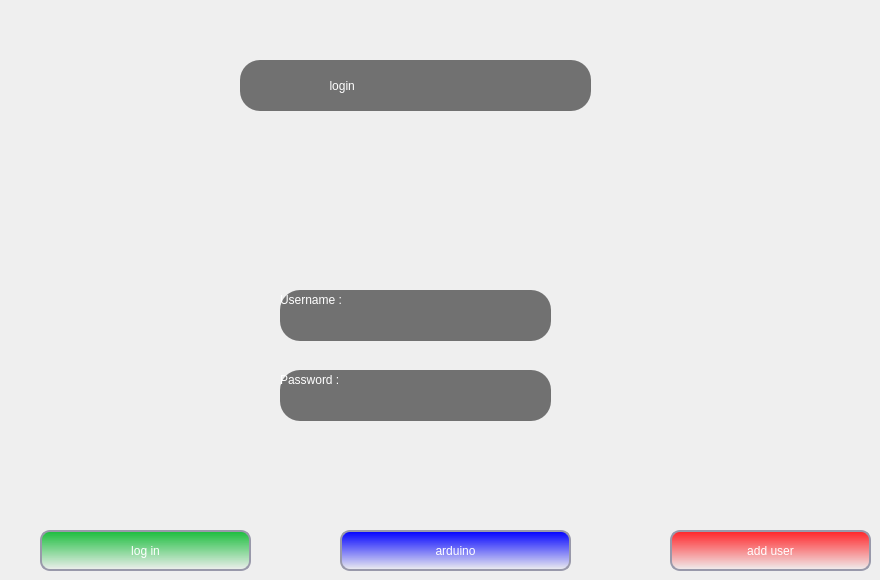
     <widget class="QWidget" name="widget">
      <widget class="QLineEdit" name="usernameBox">
       <property name="geometry">
        <rect>
         <x>280</x>
         <y>290</y>
         <width>271</width>
         <height>51</height>
        </rect>
       </property>
       <property name="styleSheet">
        <string notr="true">padding-left:20px;
padding-right:20px;
border-radius:20px;
background-color: rgb(113, 113, 113);
color: #fefefe;</string>
       </property>
      </widget>
      <widget class="QLineEdit" name="passwordBox">
       <property name="geometry">
        <rect>
         <x>280</x>
         <y>370</y>
         <width>271</width>
         <height>51</height>
        </rect>
       </property>
       <property name="styleSheet">
        <string notr="true">padding-left:20px;
padding-right:20px;
border-radius:20px;
background-color: rgb(113, 113, 113);
color: #fefefe;</string>
       </property>
      </widget>
      <widget class="QPushButton" name="loginButton">
       <property name="geometry">
        <rect>
         <x>40</x>
         <y>530</y>
         <width>211</width>
         <height>41</height>
        </rect>
       </property>
       <property name="styleSheet">
        <string notr="true">QPushButton {
	font: 900 9pt &quot;AriaI Black&quot;;
	border-style: solid;
	border-width: 2px;
	border-color: #9999aa;
	border-radius: 10px;
	color: black;
	background-color: qlineargradient(spread:pad, x1:0.5, y1:0, x2:0.5, y2:1, stop:0 rgba(26, 198, 60, 255), stop:1 rgba(26, 198, 60, 255));
}

QPushButton:enabled {
	background-color: qlineargradient(spread:pad, x1:0.5, y1:0, x2:0.5, y2:1, stop:0 rgba(26, 189, 60, 255), stop:1 rgba(0, 0, 0, 0));
		color: white;
}

QPushButton:pressed {
	background-color: qlineargradient(spread:pad, x1:0.5, y1:0, x2:0.5, y2:1, stop:0 rgba(0, 255, 255, 255), stop:1 rgba(255, 255, 255, 255));
		color: #fffffe;
}


QPushButton:hover:!pressed {
	background-color: qlineargradient(spread:pad, x1:0.5, y1:0, x2:0.5, y2:1, stop:0 rgba(218, 165, 32, 255), stop:1 rgba(255, 255, 255, 255));
		color: #0c2f70;
}

QPushButton:disabled {
		background-color: #aaaaaa;
		color: #ffffff;
}
</string>
       </property>
       <property name="text">
        <string>log in</string>
       </property>
      </widget>
      <widget class="QPushButton" name="regButton">
       <property name="geometry">
        <rect>
         <x>670</x>
         <y>530</y>
         <width>201</width>
         <height>41</height>
        </rect>
       </property>
       <property name="styleSheet">
        <string notr="true">QPushButton {
	font: 900 9pt &quot;AriaI Black&quot;;
	border-style: solid;
	border-width: 2px;
	border-color: #9999aa;
	border-radius: 10px;
	color: black;
	background-color: qlineargradient(spread:pad, x1:0.5, y1:0, x2:0.5, y2:1, stop:0 rgba(0, 0, 255, 255), stop:1 rgba(255, 255, 255, 255));
}

QPushButton:enabled {
	background-color: qlineargradient(spread:pad, x1:0.5, y1:0, x2:0.5, y2:1, stop:0 rgba(255, 35, 39, 255), stop:1 rgba(0, 0, 0, 0));
		color: white;
}

QPushButton:pressed {
	background-color: qlineargradient(spread:pad, x1:0.5, y1:0, x2:0.5, y2:1, stop:0 rgba(0, 255, 255, 255), stop:1 rgba(255, 255, 255, 255));
		color: #fffffe;
}


QPushButton:hover:!pressed {
	background-color: qlineargradient(spread:pad, x1:0.5, y1:0, x2:0.5, y2:1, stop:0 rgba(218, 165, 32, 255), stop:1 rgba(255, 255, 255, 255));
		color: #0c2f70;
}

QPushButton:disabled {
		background-color: #aaaaaa;
		color: #ffffff;
}
</string>
       </property>
       <property name="text">
        <string>add user</string>
       </property>
      </widget>
      <widget class="QLabel" name="label">
       <property name="geometry">
        <rect>
         <x>280</x>
         <y>290</y>
         <width>91</width>
         <height>20</height>
        </rect>
       </property>
       <property name="styleSheet">
        <string notr="true">font: 10pt &quot;Segoe UI&quot;;
color: rgb(255, 255, 255);</string>
       </property>
       <property name="text">
        <string>Username :</string>
       </property>
      </widget>
      <widget class="QLabel" name="label_2">
       <property name="geometry">
        <rect>
         <x>280</x>
         <y>370</y>
         <width>91</width>
         <height>20</height>
        </rect>
       </property>
       <property name="styleSheet">
        <string notr="true">font: 10pt &quot;Segoe UI&quot;;
color: rgb(255, 255, 255);</string>
       </property>
       <property name="text">
        <string>Password :</string>
       </property>
      </widget>
      <widget class="QLabel" name="label_3">
       <property name="geometry">
        <rect>
         <x>240</x>
         <y>60</y>
         <width>351</width>
         <height>51</height>
        </rect>
       </property>
       <property name="styleSheet">
        <string notr="true">padding-left:20px;
padding-right:20px;
border-radius:20px;
background-color: rgb(113, 113, 113);
color: #fefefe;
font: 900 14pt &quot;Segoe UI&quot;;
</string>
       </property>
       <property name="text">
        <string>                    login</string>
       </property>
      </widget>
      <widget class="QLabel" name="loginLabel">
       <property name="geometry">
        <rect>
         <x>270</x>
         <y>450</y>
         <width>301</width>
         <height>31</height>
        </rect>
       </property>
       <property name="styleSheet">
        <string notr="true">font: 9pt &quot;Segoe UI&quot;;
text-decoration: underline;
font: 10pt &quot;Segoe UI&quot;;
text-decoration: underline;</string>
       </property>
       <property name="text">
        <string/>
       </property>
      </widget>
      <widget class="QLabel" name="label_18">
       <property name="geometry">
        <rect>
         <x>350</x>
         <y>130</y>
         <width>131</width>
         <height>131</height>
        </rect>
       </property>
       <property name="styleSheet">
        <string notr="true">border-radius:64 px;
background-image:url(:/user.png)</string>
       </property>
       <property name="text">
        <string/>
       </property>
       <property name="pixmap">
        <pixmap resource="resources.qrc">:/pictures/user.png</pixmap>
       </property>
      </widget>
      <widget class="QPushButton" name="arduino">
       <property name="geometry">
        <rect>
         <x>340</x>
         <y>530</y>
         <width>231</width>
         <height>41</height>
        </rect>
       </property>
       <property name="styleSheet">
        <string notr="true">QPushButton {
	font: 900 9pt &quot;AriaI Black&quot;;
	border-style: solid;
	border-width: 2px;
	border-color: #9999aa;
	border-radius: 10px;
	color: black;
	background-color: qlineargradient(spread:pad, x1:0.5, y1:0, x2:0.5, y2:1, stop:0 rgba(0, 0, 255, 255), stop:1 rgba(255, 255, 255, 255));
}

QPushButton:enabled {
	background-color: qlineargradient(spread:pad, x1:0.5, y1:0, x2:0.5, y2:1, stop:0 rgba(0, 0, 255, 255), stop:1 rgba(0, 0, 0, 0));
		color: white;
}

QPushButton:pressed {
	background-color: qlineargradient(spread:pad, x1:0.5, y1:0, x2:0.5, y2:1, stop:0 rgba(0, 255, 255, 255), stop:1 rgba(255, 255, 255, 255));
		color: #fffffe;
}


QPushButton:hover:!pressed {
	background-color: qlineargradient(spread:pad, x1:0.5, y1:0, x2:0.5, y2:1, stop:0 rgba(218, 165, 32, 255), stop:1 rgba(255, 255, 255, 255));
		color: #0c2f70;
}

QPushButton:disabled {
		background-color: #aaaaaa;
		color: #ffffff;
}
</string>
       </property>
       <property name="text">
        <string>arduino</string>
       </property>
      </widget>
     </widget>
